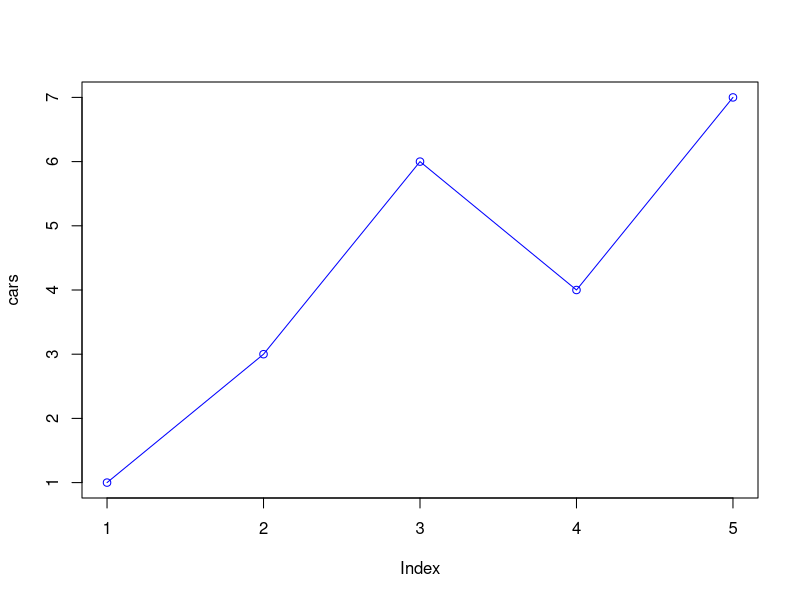

Generate this figure with R:
grafico = function()
{
    # Define the cars vector with 5 values
    cars <- c(1, 3, 6, 4, 7)

    # Graph cars using blue points overlayed by a line
    plot(cars, type="o", col="blue")

    # Create a title with a red, bold/italic font
    title(main="", col.main="red", font.main=4)
    dev.copy(jpeg,filename="plot.jpg");
        dev.off ();
}

grafico()